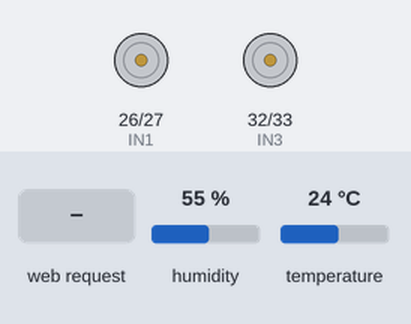
Recording of a sketch running on a simulated ESP32. On the bench: motor-driver pin pairs drawn as motors (green arrow = first pin HIGH = forward, orange = second pin HIGH = backward, longer = more drive, scaled by the enable pin). The test bench sets the inputs (shaded band); at power-on: humidity 55 %, temperature 24 °C (analog values on the 0–4095 scale). WiFi joins after 1.5 s; servers stay silent unless stated; what the sketch prints to the serial monitor is not drawn.

Above: at 2.7 s.
2.8 s: HTTP request GET /cmd?c=W received
At 3.3 s:
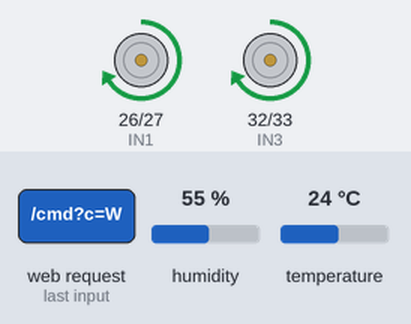
5.0 s: HTTP request GET /cmd?c=S received
At 5.5 s:
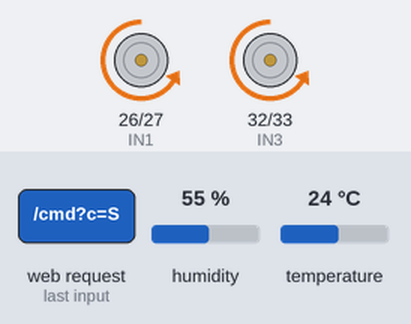
7.2 s: HTTP request GET /cmd?c=A received
At 7.5 s:
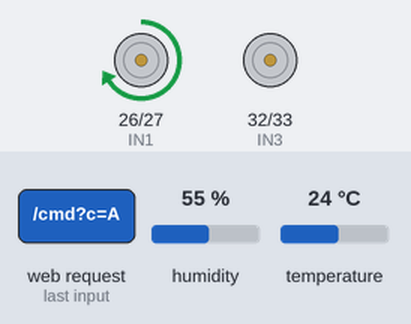
9.4 s: HTTP request GET /cmd?c=D received
At 9.9 s:
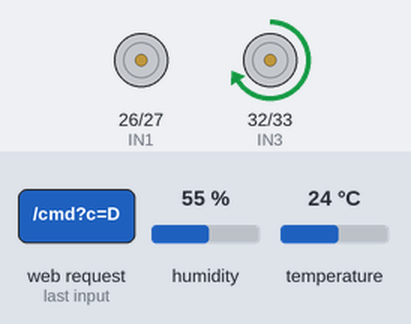
Timing chart, 0 to 12.4 s (numbered marks = the images above; inputs shaded):
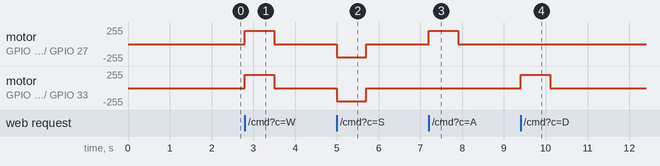

Measured:
- after the input at 2.8 s, motor on GPIO 26 (IN1) / GPIO 27 (IN2), motor on GPIO 32 (IN3) / GPIO 33 (IN4): stopped → forward 199/255 at once, → stopped 0.70 s later
- after the input at 5.0 s, motor on GPIO 26 (IN1) / GPIO 27 (IN2), motor on GPIO 32 (IN3) / GPIO 33 (IN4): stopped → backward 199/255 at once, → stopped 0.70 s later
- after the input at 7.2 s, motor on GPIO 26 (IN1) / GPIO 27 (IN2): stopped → forward 199/255 at once, → stopped 0.70 s later
- after the input at 9.4 s, motor on GPIO 32 (IN3) / GPIO 33 (IN4): stopped → forward 199/255 at once, → stopped 0.70 s later

The sketch:

rover_motor.ino
```cpp
#include <WiFi.h>
#include <WebServer.h>
#include <ESPmDNS.h>
#include <DHT.h>

// ====== EDIT THESE: your phone's hotspot (must be 2.4 GHz) ======
const char* WIFI_SSID = "YOUR_WIFI_SSID";
const char* WIFI_PASS = "YOUR_WIFI_PASSWORD";
// ================================================================

// Right side = motors 1 & 2 (L298N channel A: OUT1/OUT2)
#define ENA 25
#define IN1 26
#define IN2 27
// Left side = motors 3 & 4 (L298N channel B: OUT3/OUT4)
#define IN3 32
#define IN4 33
#define ENB 14

#define DHTPIN 4
#define DHTTYPE DHT22
#define MQ2_PIN 34

DHT dht(DHTPIN, DHTTYPE);
WebServer server(80);

int speedVal = 200;              // 0-255
unsigned long lastCmd = 0;
bool moving = false;
float temperature = 0, humidity = 0;
unsigned long lastDht = 0;
unsigned long lastWifiCheck = 0;
unsigned long lastIpPrint = 0;

// dir: 1 = forward, -1 = reverse, 0 = off
void setRight(int dir) {
  digitalWrite(IN1, dir == 1);
  digitalWrite(IN2, dir == -1);
  ledcWrite(ENA, dir == 0 ? 0 : speedVal);
}
void setLeft(int dir) {
  digitalWrite(IN3, dir == 1);
  digitalWrite(IN4, dir == -1);
  ledcWrite(ENB, dir == 0 ? 0 : speedVal);
}
void drive(int r, int l) {
  setRight(r);
  setLeft(l);
  moving = (r != 0 || l != 0);
}

void handleCmd() {
  if (server.hasArg("s")) speedVal = constrain(server.arg("s").toInt(), 80, 255);
  String c = server.arg("c");
  lastCmd = millis();
  if      (c == "W") drive(1, 1);     // forward: all motors forward
  else if (c == "S") drive(-1, -1);   // reverse: all motors reverse
  else if (c == "A") drive(1, 0);     // left turn: motors 1&2 fwd, 3&4 off
  else if (c == "D") drive(0, 1);     // right turn: motors 3&4 fwd, 1&2 off
  else if (c == "Q") drive(1, -1);    // pivot left: 1&2 fwd, 3&4 reverse
  else if (c == "E") drive(-1, 1);    // pivot right: 3&4 fwd, 1&2 reverse
  else               drive(0, 0);     // stop
  server.send(200, "text/plain", "OK");
}

void handleData() {
  int gas = analogRead(MQ2_PIN);
  String j = "{\"t\":" + String(temperature, 1) + ",\"h\":" + String(humidity, 1) +
             ",\"g\":" + String(gas) + "}";
  server.send(200, "application/json", j);
}

const char PAGE[] PROGMEM = R"rawliteral(
<!DOCTYPE html><html><head>
<meta name="viewport" content="width=device-width, initial-scale=1, user-scalable=no">
<title>Rover Control</title>
<style>
body{font-family:sans-serif;background:#111;color:#eee;text-align:center;margin:0;padding:10px}
.pad{display:grid;grid-template-columns:repeat(3,90px);gap:10px;justify-content:center;margin:20px auto}
button{height:90px;font-size:26px;border:none;border-radius:12px;background:#2a2a2a;color:#fff;touch-action:none}
button.on{background:#1e90ff}
.stop{background:#b22}
.card{display:inline-block;background:#222;border-radius:10px;padding:10px 18px;margin:5px}
</style></head><body>
<h2>Tank Rover</h2>
<div>
  <div class="card">Temp<br><b id="t">--</b> &deg;C</div>
  <div class="card">Humidity<br><b id="h">--</b> %</div>
  <div class="card">Gas (raw)<br><b id="g">--</b></div>
</div>
<div class="pad">
  <button data-k="Q">Q<br>&#8630;</button>
  <button data-k="W">W<br>&#9650;</button>
  <button data-k="E">E<br>&#8631;</button>
  <button data-k="A">A<br>&#9664;</button>
  <button class="stop" data-k="X">STOP</button>
  <button data-k="D">D<br>&#9654;</button>
  <span></span>
  <button data-k="S">S<br>&#9660;</button>
  <span></span>
</div>
<div>Speed: <input type="range" id="sp" min="80" max="255" value="200"> <span id="spv">200</span></div>
<p style="color:#888">Hold W A S D Q E on the keyboard. Release to stop.</p>
<script>
const keys=['W','A','S','D','Q','E'];
let cur='X', speed=200;
const btns={};
document.querySelectorAll('button').forEach(b=>btns[b.dataset.k]=b);
function send(c){fetch('/cmd?c='+c+'&s='+speed).catch(()=>{});}
function setCur(c){
  cur=c; send(c);
  keys.forEach(k=>btns[k].classList.toggle('on',k===c));
}
document.addEventListener('keydown',e=>{
  const k=e.key.toUpperCase();
  if(keys.includes(k)&&k!==cur) setCur(k);
});
document.addEventListener('keyup',e=>{
  const k=e.key.toUpperCase();
  if(k===cur) setCur('X');
});
keys.forEach(k=>{
  btns[k].addEventListener('pointerdown',()=>setCur(k));
  btns[k].addEventListener('pointerup',()=>setCur('X'));
  btns[k].addEventListener('pointerleave',()=>{if(cur===k)setCur('X');});
});
btns['X'].addEventListener('pointerdown',()=>setCur('X'));
window.addEventListener('blur',()=>setCur('X'));
// heartbeat: keeps the rover moving while a key is held
setInterval(()=>{if(cur!=='X')send(cur);},250);
document.getElementById('sp').oninput=e=>{
  speed=e.target.value; document.getElementById('spv').textContent=speed;
};
setInterval(()=>{
  fetch('/data').then(r=>r.json()).then(d=>{
    t.textContent=d.t; h.textContent=d.h; g.textContent=d.g;
  }).catch(()=>{});
},2000);
</script></body></html>
)rawliteral";

void connectWiFi() {
  WiFi.mode(WIFI_STA);
  WiFi.setAutoReconnect(true);
  WiFi.persistent(false);
  WiFi.begin(WIFI_SSID, WIFI_PASS);
  Serial.print("Connecting to hotspot");
  unsigned long start = millis();
  while (WiFi.status() != WL_CONNECTED && millis() - start < 20000) {
    delay(500);
    Serial.print(".");
  }
  Serial.println();
  if (WiFi.status() == WL_CONNECTED) {
    Serial.print("Connected! Open: http://");
    Serial.println(WiFi.localIP());
  } else {
    Serial.println("Not connected yet - check hotspot is ON, 2.4 GHz, name/password. Retrying in loop...");
  }
}

void setup() {
  Serial.begin(115200);

  pinMode(IN1, OUTPUT); pinMode(IN2, OUTPUT);
  pinMode(IN3, OUTPUT); pinMode(IN4, OUTPUT);
  ledcAttach(ENA, 1000, 8);   // ESP32 core 3.x
  ledcAttach(ENB, 1000, 8);
  drive(0, 0);

  dht.begin();
  analogReadResolution(12);

  connectWiFi();

  if (MDNS.begin("rover")) {
    Serial.println("Or open: http://rover.local (iPhone/Windows/Mac)");
  }

  server.on("/", []() { server.send_P(200, "text/html", PAGE); });
  server.on("/cmd", handleCmd);
  server.on("/data", handleData);
  server.begin();
}

void loop() {
  server.handleClient();

  // Failsafe: stop if the browser stops sending commands (WiFi drop, tab closed)
  if (moving && millis() - lastCmd > 700) drive(0, 0);

  // Reconnect to the hotspot if it drops
  if (millis() - lastWifiCheck > 10000) {
    lastWifiCheck = millis();
    if (WiFi.status() != WL_CONNECTED) {
      Serial.println("WiFi lost, reconnecting...");
      drive(0, 0);
      WiFi.disconnect();
      WiFi.begin(WIFI_SSID, WIFI_PASS);
    }
  }

  // Print the IP every 10 seconds so you can always find it in Serial Monitor
  if (millis() - lastIpPrint > 10000) {
    lastIpPrint = millis();
    if (WiFi.status() == WL_CONNECTED) {
      Serial.print("Rover page: http://");
      Serial.println(WiFi.localIP());
    }
  }

  // Read the DHT22 every 2 seconds
  if (millis() - lastDht > 2000) {
    lastDht = millis();
    float t = dht.readTemperature();
    float h = dht.readHumidity();
    if (!isnan(t)) temperature = t;
    if (!isnan(h)) humidity = h;
  }
}
```
